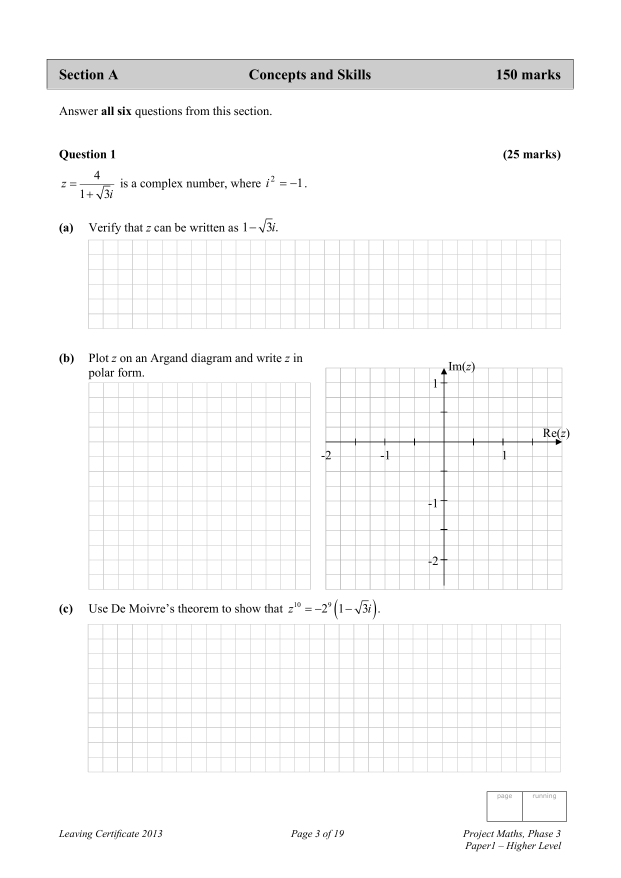
#> input picture media/question_images/2013_p1_q1.png, 2481 x 3509 px (shown at 1/4 size)
$ python -i exam_pdf.py   (imports and definitions only)
#> lines starting #> are read from the running program, lines starting #| are printed output that depends on the picture
"""A teacher's exam as two PDFs: the paper to sit, and its marking scheme.

Built on the worksheet's page filler, with what a paper to hand out needs on
top: a cover page with a marks grid, every question on a fresh page and
renumbered 1, 2, 3, and the exam's title and page numbers on every page after
the cover.

Renumbering means hiding the paper's own number. Each question image is a crop
of the SEC paper, and it starts with the printed line "Question 6 ... (30
marks)"; left in, a student would read "Question 2" over "Question 6" and could
look the question up. So the crop is trimmed to start just below that line,
which also takes off a "Section A" banner above it when there is one.
"""
import numpy as np
import fitz

from .worksheet_pdf import (
    GAP, LINE_HEIGHT, MARGIN, PAGE_HEIGHT, PAGE_WIDTH,
    _Sheet, _image_path, _prepare_image, _scheme_crops,
)

INK_LEVEL = 200

# The printed heading is one line: "Question N" at the left margin, "(N marks)"
# at the right, nothing between. Checked against all 350 question crops on the
# live site: it matched the real heading in 340, including those with a Section
# banner above, and none of the 10 it missed has such a line to remove (2012
# Paper 1 prints "1. (a) ..." inline; two others start mid-question or put a
# diagram beside the heading). Those are left whole: better a stray number than
# a lost line of the question.
HEADING_SEARCH = 0.25        # look in the top quarter of the crop
HEADING_BANDS = 5            # and at no more than its first five lines
LINE_MIN, LINE_MAX = 0.008, 0.04   # a line's height, as a fraction of the width
LEFT_EDGE, RIGHT_EDGE, MIDDLE_GAP = 0.25, 0.7, 0.35
BAND_MERGE_PX = 6            # blank rows inside one line of print (e.g. under a 'Q')

HEADER_SIZE = 8
FOOTER_SIZE = 9
GREY = (0.4, 0.4, 0.4)


def _ink_bands(gray, max_rows):
    """(top, bottom) of each line of print in the first max_rows rows."""
    inked = gray[:max_rows].min(axis=1) < INK_LEVEL
    bands, start, last = [], None, None
    for y, ink in enumerate(inked):
        if not ink:
            continue
        if start is None:
            start = y
        elif y - last > BAND_MERGE_PX:
            bands.append((start, last + 1))
            start = y
        last = y
    if start is not None:
        bands.append((start, last + 1))
    return bands


def printed_heading_bottom(img):
    """The row just below the paper's "Question N (N marks)" line, or None."""
    gray = np.asarray(img.convert('L'))
    height, width = gray.shape
    for top, bottom in _ink_bands(gray, int(height * HEADING_SEARCH))[:HEADING_BANDS]:
        if not LINE_MIN * width < bottom - top < LINE_MAX * width:
            continue
        cols = np.where(gray[top:bottom].min(axis=0) < INK_LEVEL)[0]
        if len(cols) < 2:
            continue
        if (cols[0] < LEFT_EDGE * width and cols[-1] > RIGHT_EDGE * width
                and np.diff(cols).max() > MIDDLE_GAP * width):
            return bottom
    return None


# Each crop is a stack of whole A4 pages, and every page ends with the SEC
# footer: "Leaving Certificate 2019 / Mathematics, Paper 1" and a page number,
# with a barcode above it on 2019's. That names the source as plainly as the
# heading does. Measured over every page of every crop on the live site
# (2012-2026): the footer is always the last line or two of print, starting at
# 0.930-0.960 of the page height (the 2019 barcode at 0.913), while answer
# grids above it end by 0.943 with a gap before the footer. So the trailing
# lines starting below FOOTER_TOP are the footer; a page whose last line starts
# higher (a diagram running to the edge) is left alone.
A4_RATIO = 297 / 210
FOOTER_TOP = 0.91


def _whole_pages(img):
    """How many A4 pages the crop is, or None if it is not a whole number of them."""
    pages = img.height / (img.width * A4_RATIO)
    count = round(pages)
    return count if count and abs(pages - count) < 0.01 else None


def footer_cuts(img):
    """[(top, bottom)] of each page's footer, in image rows."""
    count = _whole_pages(img)
    if not count:
        return []
    gray = np.asarray(img.convert('L'))
    page_h = img.height / count
    cuts = []
    for p in range(count):
        page_top, page_end = round(p * page_h), round((p + 1) * page_h)
        search = page_top + round(page_h * 0.85)
        lines = [(search + a, search + b) for a, b in _ink_bands(gray[search:page_end], page_end - search)]
        footer = []
        while lines and lines[-1][0] - page_top >= FOOTER_TOP * page_h:
            footer.insert(0, lines.pop())
        if not footer:
            continue
        above = lines[-1][1] if lines else footer[0][0] - 4
        cuts.append(((above + footer[0][0]) // 2, page_end))
    return cuts


def without_page_footers(img):
    """The crop with every page's SEC footer painted out."""
    cuts = footer_cuts(img)
    if not cuts:
        return img
    img = img.copy()
    for top, bottom in cuts:
        img.paste((255, 255, 255), (0, top, img.width, bottom))
    return img


# The last question on the 2012-2014 papers carries the paper's back page: a
# full-page spare grid with "Leaving Certificate 2013 - Higher Level /
# Mathematics (Project Maths - Phase 2) - Paper 1 / Friday 7 June" under it.
# It belongs to no question, and the title block sits too high to be taken for
# a footer, so the whole page goes. A last page counts as spare when nothing
# above SPARE_PAGE_TOP of it is anything but one grid from the top (or nothing).
SPARE_PAGE_TOP = 0.78


def without_spare_last_page(img):
    """The crop without a trailing spare-grid page; unchanged if it has none."""
    count = _whole_pages(img)
    if not count or count < 2:
        return img
    page_h = img.height / count
    start = round((count - 1) * page_h)
    gray = np.asarray(img.convert('L'))
    lines = _ink_bands(gray[start:], round(page_h * SPARE_PAGE_TOP))
    spare = not lines or (len(lines) == 1 and lines[0][0] < 0.1 * page_h
                          and lines[0][1] >= 0.75 * page_h)
    return img.crop((0, 0, img.width, start)) if spare else img


def without_printed_heading(img):
    """The crop starting below its printed heading; unchanged if there is none."""
    bottom = printed_heading_bottom(img)
    if bottom is None:
        return img
    return img.crop((0, bottom, img.width, img.height))


def _students_copy(img):
    """The crop with everything that names its source taken off."""
    return without_printed_heading(without_page_footers(without_spare_last_page(img)))


# [6 lines left out: function source_label, not called in this run]


def _marks_text(marks):
    return f'({marks} marks)' if marks else None


# [13 lines that did not run here, left out]


def _centred(page, y, text, size, bold=False):
    font = 'hebo' if bold else 'helv'
    width = fitz.get_text_length(text, fontname=font, fontsize=size)
    page.insert_text(fitz.Point((PAGE_WIDTH - width) / 2, y), text,
                     fontname=font, fontsize=size)


def _cover(sheet, exam, items):
    """Title, details, name lines, instructions and a marks grid on one page."""
    sheet.new_page()
    page = sheet.page
    y = MARGIN + 60
    _centred(page, y, exam.title, 22, bold=True)
    if exam.subtitle:
        y += 28
        _centred(page, y, exam.subtitle, 13)
    if exam.exam_date:
        y += 22
        _centred(page, y, exam.exam_date.strftime('%-d %B %Y'), 11)

    total = sum(item.marks for item in items)
    facts = []
    if exam.duration_minutes:
        hours, minutes = divmod(exam.duration_minutes, 60)
        facts.append('Time allowed: ' + (f'{hours} h {minutes} min' if hours and minutes
                                         else f'{hours} hours' if hours > 1
                                         else '1 hour' if hours
                                         else f'{minutes} minutes'))
    if total:
        facts.append(f'Total marks: {total}')
    facts.append(f'{len(items)} question' + ('' if len(items) == 1 else 's'))
    y += 34
    _centred(page, y, '     |     '.join(facts), 11, bold=True)

    # Name and class lines.
    y += 40
    for label in ('Name', 'Class'):
        page.insert_text(fitz.Point(MARGIN + 20, y), f'{label}:', fontname='hebo', fontsize=11)
        page.draw_line(fitz.Point(MARGIN + 70, y + 2), fitz.Point(PAGE_WIDTH - MARGIN - 20, y + 2),
                       color=(0, 0, 0), width=0.6)
        y += 30

    if exam.instructions.strip():
        y += 6
        page.insert_text(fitz.Point(MARGIN + 20, y), 'Instructions', fontname='hebo', fontsize=11)
        box = fitz.Rect(MARGIN + 20, y + 6, PAGE_WIDTH - MARGIN - 20, y + 120)
        lines = [line.strip() for line in exam.instructions.strip().splitlines() if line.strip()]
        page.insert_textbox(box, '\n'.join(f'-  {line}' for line in lines),
                            fontname='helv', fontsize=10.5, lineheight=1.4)
        y = box.y0 + 14 * 1.4 * min(len(lines), 8) + 10

    # Marks grid: one row per question and a total, to fill in when marking.
    # Rows shrink to fit what is left of the page, so a long exam still gets one.
    rows = len(items) + 2
    room = PAGE_HEIGHT - MARGIN - 30 - (y + 20)
    row_h = max(11, min(20, room / rows))
    size = min(10, row_h - 4)
    col_x = [PAGE_WIDTH / 2 - 150, PAGE_WIDTH / 2 - 30, PAGE_WIDTH / 2 + 60, PAGE_WIDTH / 2 + 150]
    top = y + 20
    cells = [('Question', 'Marks', 'Awarded')] + [
        (str(n), str(item.marks or ''), '') for n, item in enumerate(items, start=1)
    ] + [('Total', str(total or ''), '')]
    for r, row in enumerate(cells):
        y0 = top + r * row_h
        for c, value in enumerate(row):
            rect = fitz.Rect(col_x[c], y0, col_x[c + 1], y0 + row_h)
            page.draw_rect(rect, color=(0, 0, 0), width=0.5)
            bold = r == 0 or r == len(cells) - 1
            font = 'hebo' if bold else 'helv'
            width = fitz.get_text_length(value, fontname=font, fontsize=size)
            page.insert_text(fitz.Point(rect.x0 + (rect.width - width) / 2, rect.y1 - (row_h - size) / 2 - 1),
                             value, fontname=font, fontsize=size)


def build_exam_pdf(exam):
    """The exam to hand out: cover, then each question on its own page(s)."""
    return _build_exam(exam)[0]


# [65 lines left out: functions exam_layout, _build_exam, build_exam_scheme_pdf, not called in this run]

>>> from PIL import Image
>>> picture = Image.open('../../media/question_images/2013_p1_q1.png')
#> picture is the input picture: PIL image 2481x3509 RGB; min 0, max 255, mean 249.3
>>> result = _students_copy(picture)
#> in without_spare_last_page, `count = _whole_pages(img)`: count = 1
#> in footer_cuts, `page_h = img.height / count`: page_h = 3509
#> the loop in footer_cuts, `for p in range(count):` made 1 pass
#> (page_top, page_end, search, above) on pass 1: (0, 3509, 2983, 3286)
#> after the loop in footer_cuts, `for p in range(count):`: cuts = [(3302, 3509)]
#> the loop in without_page_footers, `for top, bottom in cuts:` made 1 pass
#> the loop in printed_heading_bottom, `for top, bottom in _ink_bands(gray, int(height * HEADING_SEARCH))[:HEA..` made 3 passes
#> (top, bottom) on passes 1 to 3: (236, 357), (425, 471), (599, 643)
#> in without_printed_heading, `bottom = printed_heading_bottom(img)`: bottom = 643
#> in without_printed_heading, `return img.crop((0, bottom, img.width, img.height))`:
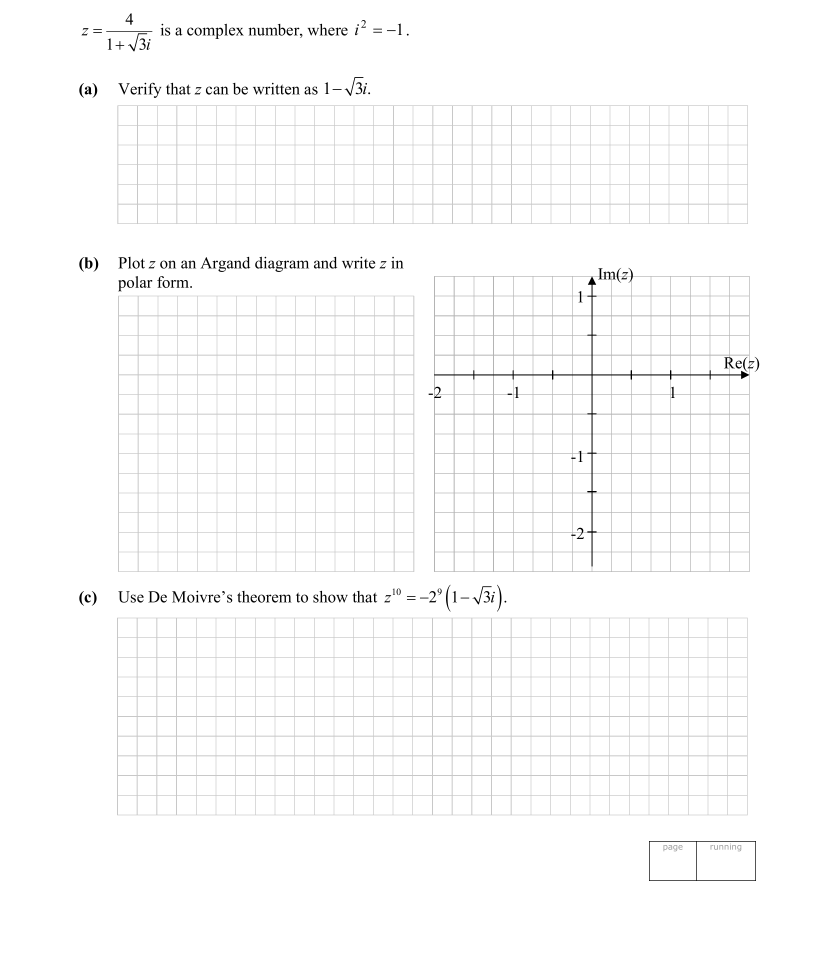
#> returned value: PIL image 2481x2866 RGB (shown at 1/3 size); min 0, max 255, mean 251.2

$ run again, on media/question_images/exam_2013_p1_q5.png
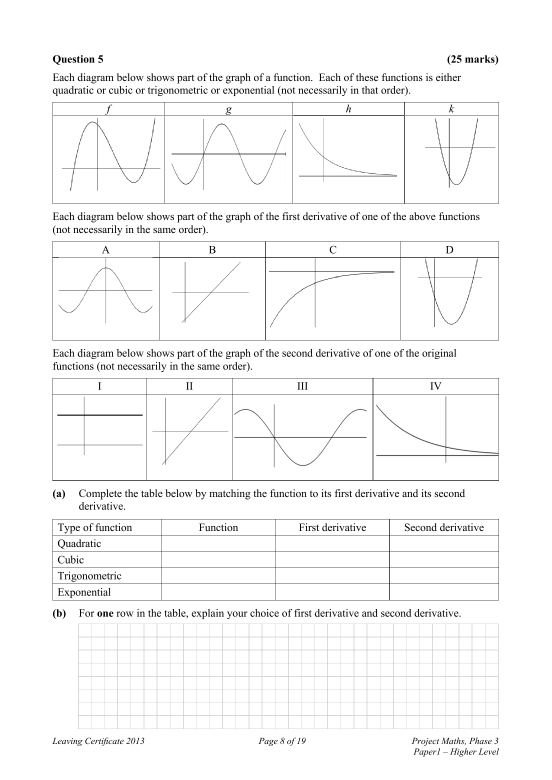
#> input picture media/question_images/exam_2013_p1_q5.png, 1654 x 2339 px (shown at 1/3 size)
#> picture is the input picture: PIL image 1654x2339 RGB; min 0, max 255, mean 247.6
#> in without_spare_last_page, `count = _whole_pages(img)`: count = 1
#> page_h = 2339
#> the loop in footer_cuts, `for p in range(count):` made 1 pass
#> (page_top, page_end, search, above) on pass 1: (0, 2339, 1988, 2208)
#> after the loop in footer_cuts, `for p in range(count):`: cuts = [(2210, 2339)]
#> the loop in without_page_footers, `for top, bottom in cuts:` made 1 pass
#> the loop in printed_heading_bottom, `for top, bottom in _ink_bands(gray, int(height * HEADING_SEARCH))[:HEA..` made 1 pass
#> (top, bottom) on pass 1: (165, 195)
#> in without_printed_heading, `bottom = printed_heading_bottom(img)`: bottom = 195
#> in without_printed_heading, `return img.crop((0, bottom, img.width, img.height))`:
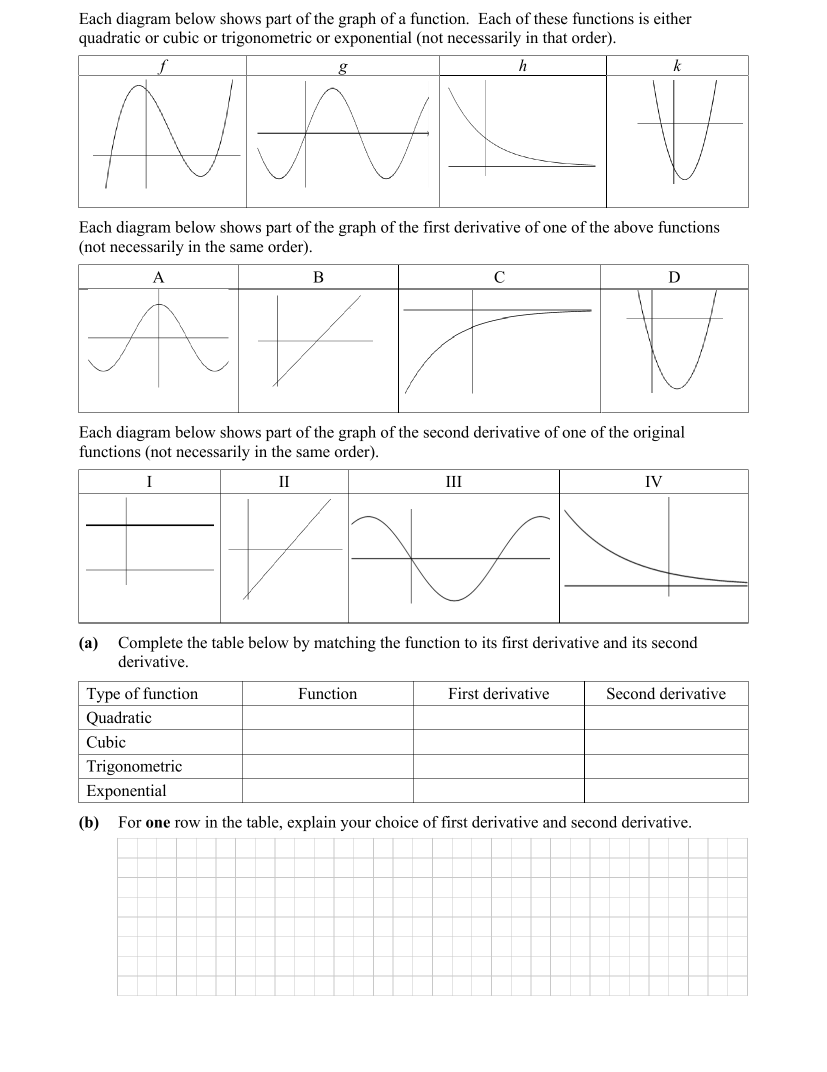
#> returned value: PIL image 1654x2144 RGB (shown at 1/2 size); min 0, max 255, mean 247.4
